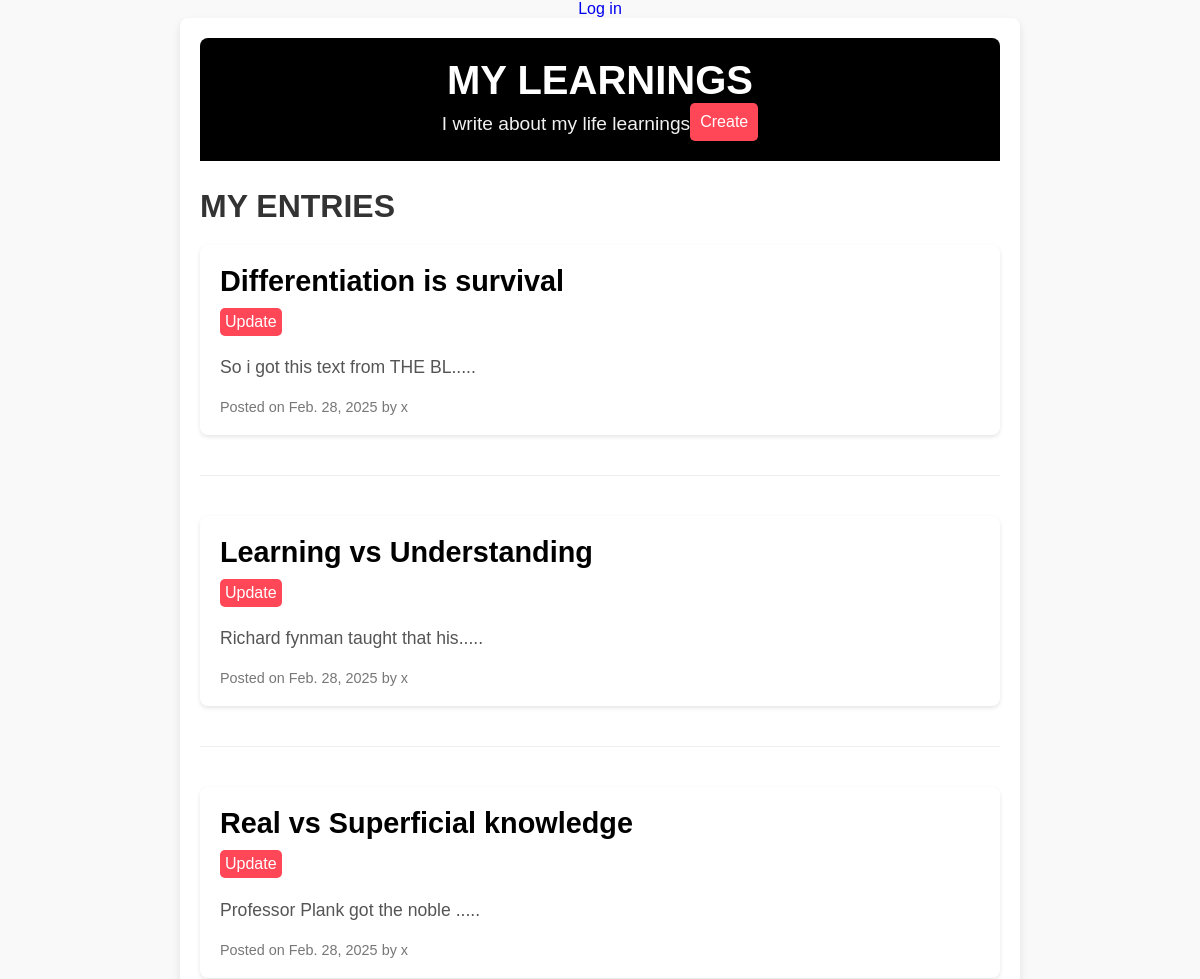
Before: / (upper part) with the older database file.
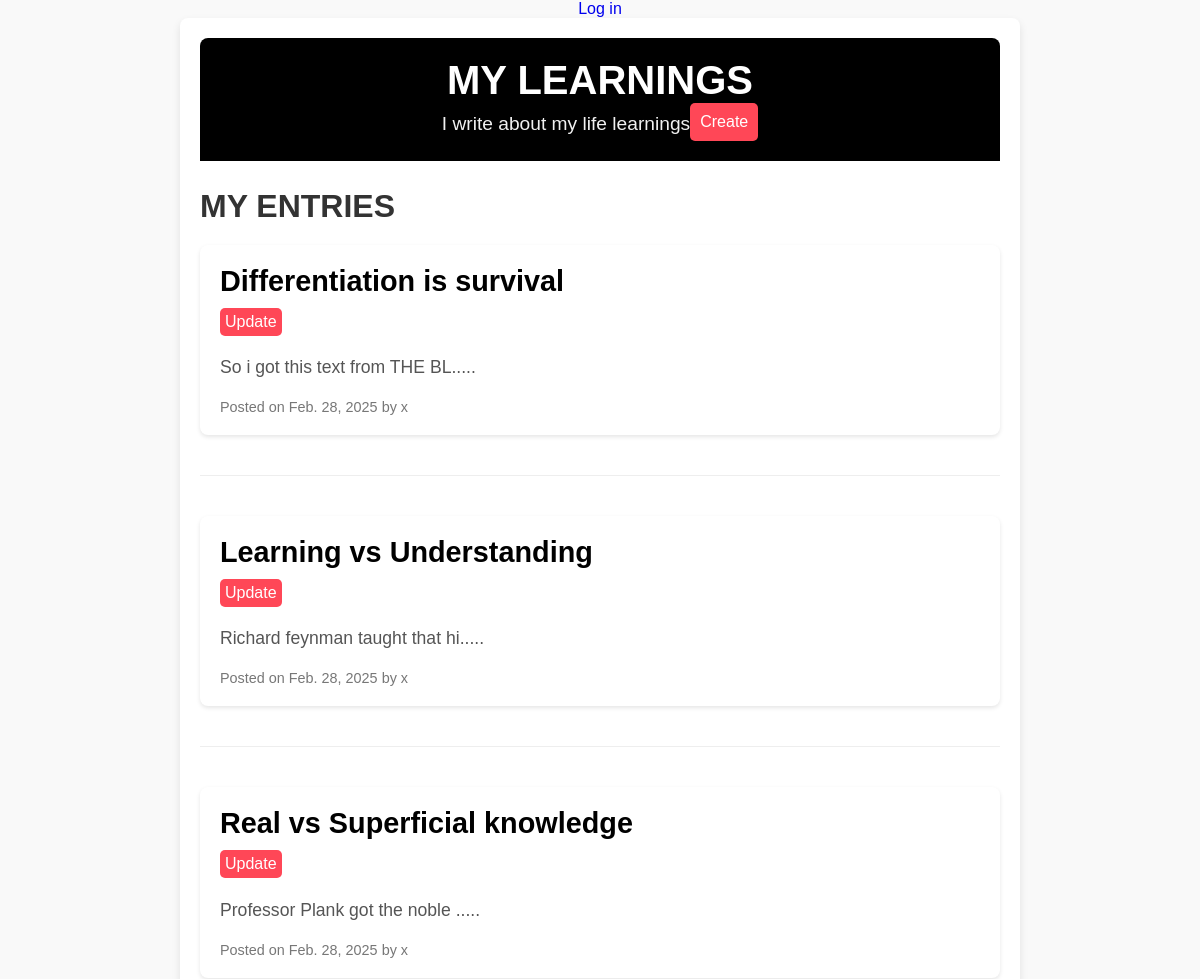
After: the same page with the newer database file.
### blogapp/models.py (models this page shows, shortened)
class BlogEntry(models.Model):
    title = models.CharField(max_length=100)
    author = models.ForeignKey('auth.User', on_delete=models.CASCADE)
    particular = models.TextField()
    date = models.DateField(auto_now_add=True)
    blog = models.Manager()
    slug = models.SlugField(blank=True)
    class Meta:
        verbose_name_plural = 'Blog Enteries'
    def get_absolute_url(self):
        return reverse("detail", kwargs={"slug": self.slug})

### blogapp/views.py (the view)
# urls.py: path('',MainPage.as_view(), name='main'),
class MainPage(ListView):
    model = BlogEntry
    template_name = 'home.html'
    context_object_name = 'blogs'
    slug_field = 'slug'
    slug_url_kwargs = 'slug'

### templates/home.html
{% extends "base.html" %}
{% block content %}
<div class="blog-container">
    <header class="blog-header">
        <h1>MY LEARNINGS</h1>
        <div class="header-content">
            <p class="subtitle">I write about my life learnings</p>
            <form action='{% url "create" %}'>
                <button type='submit' class='createbutton'>Create</button>
            </form>
        </div>
    </header>
    <section class="blog-entries">
        <h2>MY ENTRIES</h2>
        <div class="entries-list">
            {% for blog in blogs %}
                <article class="blog-entry">
                    <a href="{{ blog.get_absolute_url }}"><h3 class="entry-title"><strong>{{ blog.title }}</strong></h3></a>
                    <form action='{% url 'update' blog.slug %}'>
                        <button type='submit' class='updatebutton'>Update</button>
                    </form>
                    <p class="entry-content">{{ blog.particular|slice:":30  " }}.....</p>
                    <p class="entry-meta">Posted on {{ blog.date }} by {{ blog.author }}</p>
                </article>
                <hr class="entry-divider">
            {% endfor %}
        </div>
    </section>
</div>
{% endblock %}

Changed rows visible on the page:
changed BlogEntry "Learning vs Understanding": particular "Richard fynman taught that his" → "Richard feynman taught that hi"
